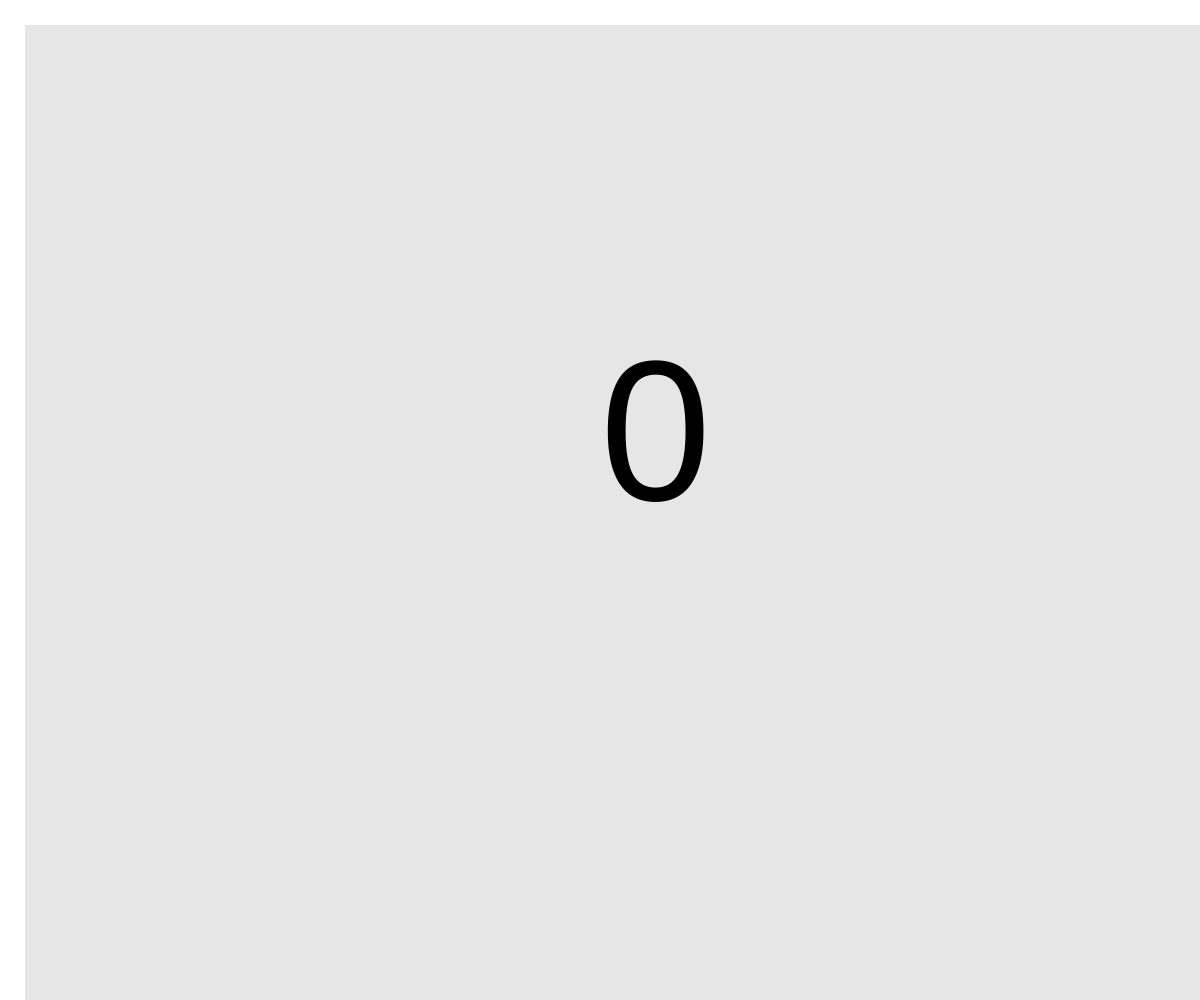
Frame 1 (no input)
Frame 60 (no input): identical to frame 1, image omitted
Frame 120 (the mouse pressed at the canvas centre since frame 60): identical to frame 1, image omitted

The p5.js sketch that drew this single still picture (run headless with seeded random() and noise() and a simulated clock; from frame 60 on, the mouse is pressed at the canvas centre):

// p5.js sketch
// ── sketch.js
var value = 0;
var lastkey = 0;

function setup() {
  createCanvas(windowWidth, windowHeight);
}

function draw() {
  fill(230);
  noStroke();
  rect(25, 25, width, height);
  fill(value);
  textSize(200);
  text(lastkey, width / 2, height / 2);
}

function keyTyped() {
 
  lastkey = key;
}
